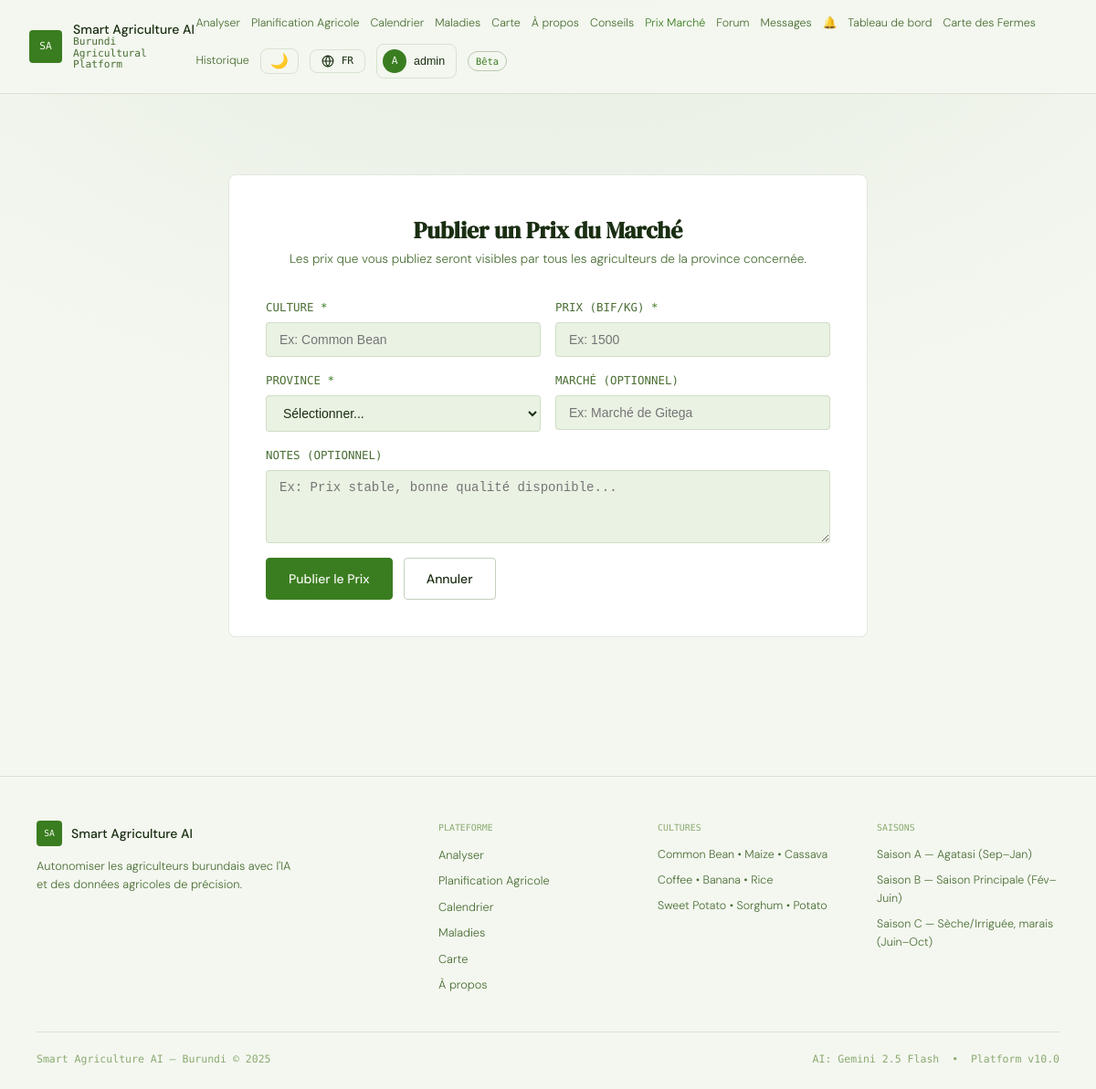
Screenshot of /market/post (signed in) with the database file from the repository.
### models.py (models this page shows, shortened)
class User(UserMixin, db.Model):
    __tablename__ = "users"
    id            = db.Column(db.Integer, primary_key=True)
    username      = db.Column(db.String(64),  unique=True, nullable=False)
    email         = db.Column(db.String(120), unique=True, nullable=False)
    password_hash = db.Column(db.String(256), nullable=False)
    role          = db.Column(db.String(20),  nullable=False, default="farmer")
    language      = db.Column(db.String(5),   nullable=False, default="fr")  # fr | rn | en
    theme         = db.Column(db.String(10),  nullable=False, default="dark") # dark | light
    full_name     = db.Column(db.String(120), nullable=True)
    phone         = db.Column(db.String(30),  nullable=True)
    province      = db.Column(db.String(60),  nullable=True)
    commune       = db.Column(db.String(60),  nullable=True)
    created_at    = db.Column(db.DateTime, default=datetime.utcnow)
    last_login    = db.Column(db.DateTime, nullable=True)
    is_active                = db.Column(db.Boolean, default=True)
    is_verified_professional = db.Column(db.Boolean, default=False)
    analyses      = db.relationship("Analysis", backref="user", lazy=True, cascade="all, delete-orphan")
    farms         = db.relationship("Farm", backref="owner", lazy=True, cascade="all, delete-orphan")
    forum_posts   = db.relationship("ForumPost", backref="author", lazy=True, cascade="all, delete-orphan")
    forum_replies = db.relationship("ForumReply", backref="author", lazy=True, cascade="all, delete-orphan")
    sent_messages = db.relationship("DirectMessage", foreign_keys="DirectMessage.sender_id", backref="sender", lazy=True, cascade="all, delete-orphan")
    recv_messages = db.relationship("DirectMessage", foreign_keys="DirectMessage.receiver_id", backref="receiver", lazy=True)

### features_routes.py (the view, shortened to what this page needs)
@features_bp.route("/market/post", methods=["GET", "POST"])
@login_required
def market_post():
    if not (current_user.is_verified_professional or
            current_user.role in ("admin", "government")):
        flash("Seuls les agronomes vérifiés et le gouvernement peuvent publier des prix.", "error")
        return redirect(url_for("features.market"))
    return render_template("features/market_post.html",
        provinces=BURUNDI_PROVINCES, crops=get_all_crops())

### app.py (called while the page is built)
@login_manager.user_loader
def load_user(uid): return User.query.get(int(uid))

def get_current_lang():
    if current_user.is_authenticated and current_user.language in SUPPORTED_LANGS:
        return current_user.language
    return session.get("lang", DEFAULT_LANG)

def get_current_theme():
    if current_user.is_authenticated and current_user.theme in ("dark","light"):
        return current_user.theme
    return session.get("theme", "dark")

@app.context_processor
def inject_translation():
    lang  = get_current_lang()
    theme = get_current_theme()
    return {"t": lambda key: t(key, lang), "current_lang": lang,
            "lang_names": LANG_NAMES, "supported_langs": SUPPORTED_LANGS,
            "current_theme": theme}

### crop_calendar.py (called while the page is built)
def get_all_crops(): return CROPS

### translations.py (called while the page is built)
def t(key: str, lang: str = DEFAULT_LANG) -> str:
    if lang not in SUPPORTED_LANGS:
        lang = DEFAULT_LANG
    entry = STRINGS.get(key)
    if not entry:
        return key  # untranslated key shown as-is, makes missing strings obvious during dev
    return entry.get(lang) or entry.get(DEFAULT_LANG) or key

### templates/features/market_post.html (shortened to what this page needs)
{% extends "base.html" %}
{% block content %}
<div class="auth-page"><div class="auth-card auth-card--wide">
    <div class="auth-card-header">
        <h1 class="auth-title">Publier un Prix du Marché</h1>
        <p class="auth-subtitle">Les prix que vous publiez seront visibles par tous les agriculteurs de la province concernée.</p>
    </div>
    <form method="POST" class="auth-form">
        <div class="form-row">
            <div class="form-group">
                <label class="form-label">Culture <span class="form-required">*</span></label>
                <input type="text" name="crop_name" class="form-input" required list="marketCropList" placeholder="Ex: Common Bean"/>
            </div>
            <div class="form-group">
                <label class="form-label">Prix (BIF/kg) <span class="form-required">*</span></label>
                <input type="number" name="price_bif" class="form-input" required min="1" step="1" placeholder="Ex: 1500"/>
            </div>
        </div>
        <div class="form-row">
            <div class="form-group">
                <label class="form-label">Province <span class="form-required">*</span></label>
                <select name="province" class="form-input form-select" required>
                    <option value="">Sélectionner...</option>
                </select>
            </div>
            <div class="form-group">
                <label class="form-label">Marché (optionnel)</label>
                <input type="text" name="market" class="form-input" placeholder="Ex: Marché de Gitega"/>
            </div>
        </div>
        <div class="form-group">
            <label class="form-label">Notes (optionnel)</label>
            <textarea name="notes" class="form-input" rows="2" placeholder="Ex: Prix stable, bonne qualité disponible..."></textarea>
        </div>
        <div style="display:flex;gap:12px">
            <button type="submit" class="btn btn--primary">Publier le Prix</button>
            <a href="{{ url_for('features.market') }}" class="btn btn--outline">Annuler</a>
        </div>
    </form>
</div></div>
{% endblock %}

### templates/base.html (shortened to what this page needs)
<!DOCTYPE html>
<html lang="{{ current_lang }}" data-theme="{{ current_theme }}">
<head>
    <link rel="stylesheet" href="{{ url_for('static', filename='css/main.css') }}"/>
</head>
<body>
<header class="site-header">
    <a href="{{ url_for('index') }}" class="logo">
        <span class="logo-mark">SA</span>
        <div class="logo-text">
            <span class="logo-primary">Smart Agriculture AI</span>
            <span class="logo-tag">Burundi Agricultural Platform</span>
        </div>
    </a>
    <nav class="site-nav" id="desktopNav">
        <a href="{{ url_for('index') }}" class="nav-link {% if request.endpoint=='index' %}nav-link--active{% endif %}">{{ t('nav.analyze') }}</a>
        <a href="{{ url_for('farm.farm_list') }}" class="nav-link {% if request.blueprint=='farm' %}nav-link--active{% endif %}">{{ t('nav.farm_planning') }}</a>
        <a href="{{ url_for('calendar') }}" class="nav-link {% if request.endpoint=='calendar' %}nav-link--active{% endif %}">{{ t('nav.calendar') }}</a>
        <a href="{{ url_for('disease_library') }}" class="nav-link {% if request.endpoint=='disease_library' %}nav-link--active{% endif %}">{{ t('nav.diseases') }}</a>
        <a href="{{ url_for('outbreak_map') }}" class="nav-link {% if request.endpoint=='outbreak_map' %}nav-link--active{% endif %}">{{ t('nav.map') }}</a>
        <a href="{{ url_for('about') }}" class="nav-link {% if request.endpoint=='about' %}nav-link--active{% endif %}">{{ t('nav.about') }}</a>
        <a href="{{ url_for('features.planting_advice') }}" class="nav-link {% if request.endpoint=='features.planting_advice' %}nav-link--active{% endif %}">Conseils</a>
        <a href="{{ url_for('features.market') }}" class="nav-link {% if request.endpoint in ['features.market','features.market_post'] %}nav-link--active{% endif %}">Prix Marché</a>
        <a href="{{ url_for('community.forum') }}" class="nav-link {% if request.blueprint=='community' and 'forum' in (request.endpoint or '') %}nav-link--active{% endif %}">Forum</a>
        {% if current_user.is_authenticated %}
        <a href="{{ url_for('community.inbox') }}" class="nav-link {% if request.endpoint in ['community.inbox','community.conversation'] %}nav-link--active{% endif %}" id="inboxLink">
            Messages
        </a>
        <a href="{{ url_for('features.notifications') }}" class="nav-link {% if request.endpoint=='features.notifications' %}nav-link--active{% endif %}" id="notifLink">
            🔔
        </a>
        {% endif %}
        {% if current_user.is_authenticated %}
            {% if current_user.role in ['admin','government'] %}
            <a href="{{ url_for('admin_dashboard') }}" class="nav-link {% if 'admin' in (request.endpoint or '') %}nav-link--active{% endif %}">{{ t('nav.dashboard') }}</a>
            <a href="{{ url_for('gov_farm_map') }}" class="nav-link {% if request.endpoint=='gov_farm_map' %}nav-link--active{% endif %}">{{ t('nav.farm_map') }}</a>
            {% endif %}
            <a href="{{ url_for('farm_history') }}" class="nav-link {% if 'history' in (request.endpoint or '') %}nav-link--active{% endif %}">{{ t('nav.history') }}</a>
        {% endif %}
        <button class="nav-theme-btn" id="themeToggleBtn" onclick="toggleTheme()" title="Toggle light/dark mode" aria-label="Toggle theme">
            <span id="themeIcon">{% if current_theme == 'light' %}🌙{% else %}☀️{% endif %}</span>
        </button>
        <div class="nav-lang-menu">
            <button class="nav-lang-btn" id="langMenuBtn" aria-label="Language">
                <svg width="14" height="14" viewBox="0 0 24 24" fill="none" stroke="currentColor" stroke-width="2"><circle cx="12" cy="12" r="10"/><path d="M2 12h20M12 2a15 15 0 0 1 0 20M12 2a15 15 0 0 0 0 20"/></svg>
                <span>{{ current_lang|upper }}</span>
            </button>
        </div>
        {% if current_user.is_authenticated %}
            <div class="nav-user-menu">
                <button class="nav-user-btn" id="userMenuBtn" aria-label="User menu">
                    <span class="nav-user-avatar">{{ current_user.username[0].upper() }}</span>
                    <span class="nav-user-name">{{ current_user.username }}</span>
                </button>
            </div>
        {% else %}
            <a href="{{ url_for('auth_login') }}" class="btn btn--outline nav-auth-btn">{{ t('nav.login') }}</a>
            <a href="{{ url_for('auth_register') }}" class="btn btn--primary nav-auth-btn">{{ t('nav.register') }}</a>
        {% endif %}
        <span class="nav-badge">{{ t('nav.beta') }}</span>
    </nav>
</header>
<main class="site-main">
    {% block content %}{% endblock %}
</main>
<footer class="site-footer">
    <div class="footer-grid">
        <div class="footer-brand">
            <div class="footer-logo">
                <span class="logo-mark logo-mark--sm">SA</span>
                <span class="footer-brand-name">Smart Agriculture AI</span>
            </div>
            <p class="footer-tagline">{{ t('footer.tagline') }}</p>
        </div>
        <div class="footer-col">
            <p class="footer-col-title">{{ t('footer.platform') }}</p>
            <a href="{{ url_for('index') }}" class="footer-link">{{ t('nav.analyze') }}</a>
            <a href="{{ url_for('farm.farm_list') }}" class="footer-link">{{ t('nav.farm_planning') }}</a>
            <a href="{{ url_for('calendar') }}" class="footer-link">{{ t('nav.calendar') }}</a>
            <a href="{{ url_for('disease_library') }}" class="footer-link">{{ t('nav.diseases') }}</a>
            <a href="{{ url_for('outbreak_map') }}" class="footer-link">{{ t('nav.map') }}</a>
            <a href="{{ url_for('about') }}" class="footer-link">{{ t('nav.about') }}</a>
        </div>
        <div class="footer-col">
            <p class="footer-col-title">{{ t('footer.crops') }}</p>
            <span class="footer-text">Common Bean &bull; Maize &bull; Cassava</span>
            <span class="footer-text">Coffee &bull; Banana &bull; Rice</span>
            <span class="footer-text">Sweet Potato &bull; Sorghum &bull; Potato</span>
        </div>
        <div class="footer-col">
            <p class="footer-col-title">{{ t('footer.seasons') }}</p>
            <span class="footer-text">{{ t('season.a') }}</span>
            <span class="footer-text">{{ t('season.b') }}</span>
            <span class="footer-text">{{ t('season.c') }}</span>
        </div>
    </div>
    <div class="footer-bottom">
        <span>Smart Agriculture AI &mdash; Burundi &copy; 2025</span>
        <span class="footer-bottom-right">AI: Gemini 2.5 Flash &nbsp;&bull;&nbsp; Platform v10.0</span>
    </div>
</footer>
</body>
</html>

### rows the page displays
User: language "FR", username "A", username "admin"

### other values shown
{{ t('nav.analyze') }} "Analyser"
{{ t('nav.farm_planning') }} "Planification Agricole"
{{ t('nav.calendar') }} "Calendrier"
{{ t('nav.diseases') }} "Maladies"
{{ t('nav.map') }} "Carte"
{{ t('nav.about') }} "À propos"
{{ t('nav.dashboard') }} "Tableau de bord"
{{ t('nav.farm_map') }} "Carte des Fermes"
{{ t('nav.history') }} "Historique"
{{ t('nav.beta') }} "Bêta"
{{ t('footer.tagline') }} "Autonomiser les agriculteurs burundais avec l'IA et des données agricoles de précision."
{{ t('footer.platform') }} "PLATEFORME"
{{ t('footer.crops') }} "CULTURES"
{{ t('footer.seasons') }} "SAISONS"
{{ t('season.a') }} "Saison A — Agatasi (Sep–Jan)"
